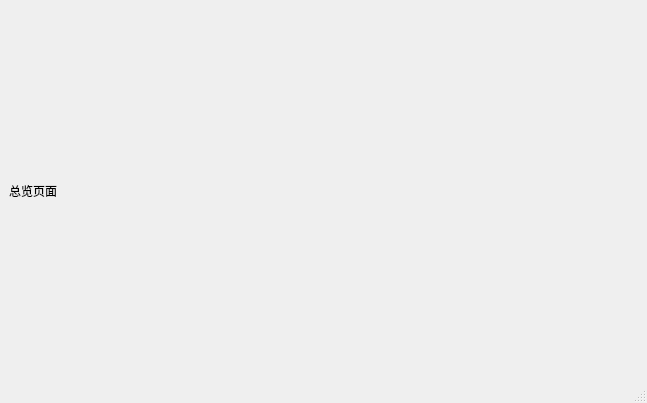
<?xml version="1.0" encoding="UTF-8"?>
<ui version="4.0">
 <class>MainWindow</class>
 <widget class="QMainWindow" name="MainWindow">
  <property name="geometry">
   <rect>
    <x>0</x>
    <y>0</y>
    <width>647</width>
    <height>403</height>
   </rect>
  </property>
  <property name="windowTitle">
   <string>MainWindow</string>
  </property>
  <widget class="QWidget" name="centralwidget">
   <layout class="QGridLayout" name="gridLayout">
    <item row="0" column="0">
     <widget class="QLabel" name="label">
      <property name="text">
       <string>总览页面</string>
      </property>
     </widget>
    </item>
   </layout>
  </widget>
  <widget class="QStatusBar" name="statusbar"/>
 </widget>
 <resources/>
 <connections/>
</ui>
